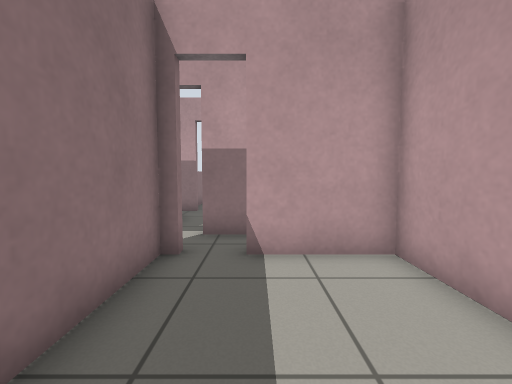
View 1 (above)

17 first-person views from a walk through a Gazebo world. The camera is 0.83 m above the floor, tilts 4° down and sees 90° across. The floor is counted in squares, 0.5 m on a side. Each view is taken from the middle of a square. On the plan, view 1 faces up. The plan holds only what a view shows up to about 14 squares ahead; the rest is blank.

View 2
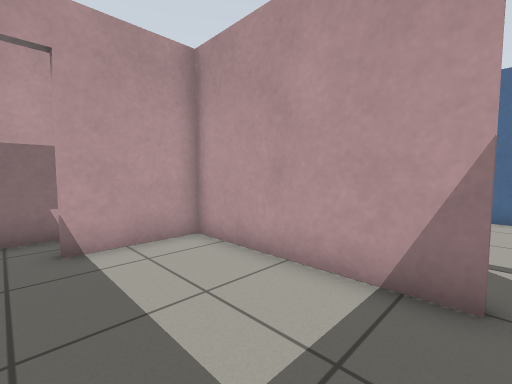

View 3
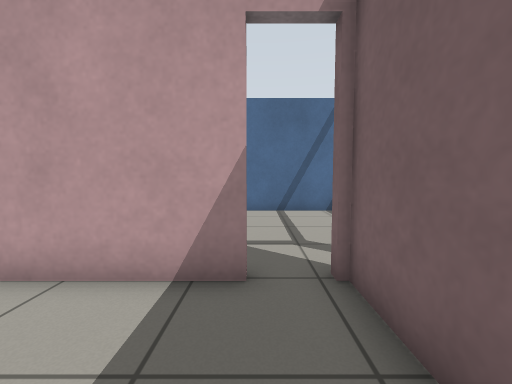

View 4
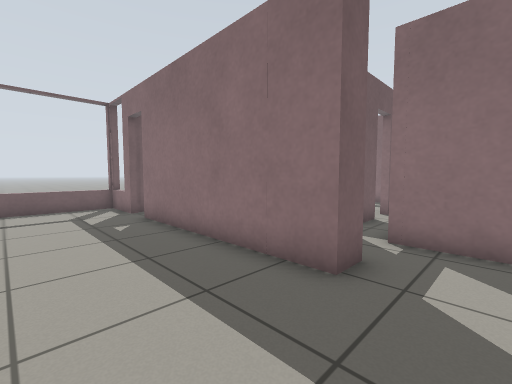

View 5
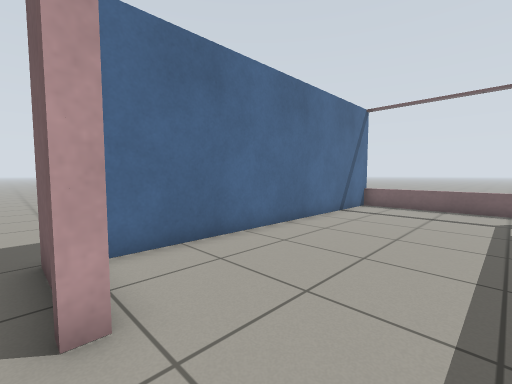

View 6
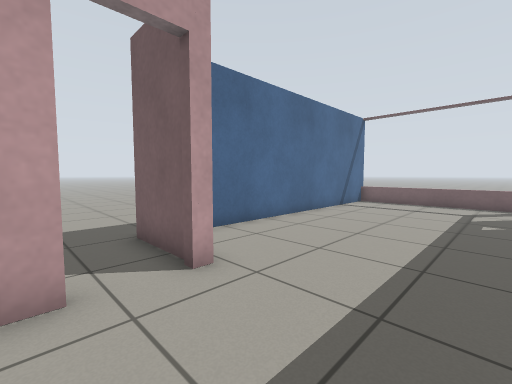

View 7
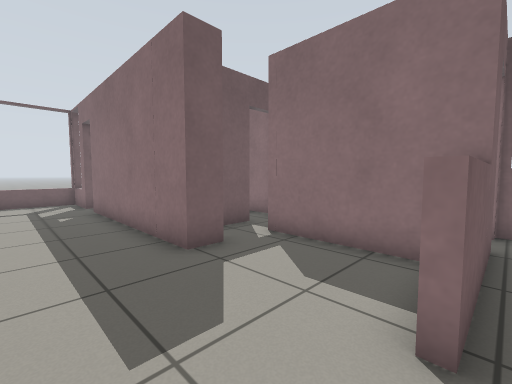

View 8
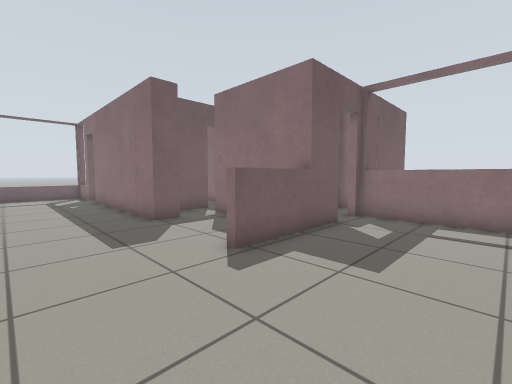

View 9
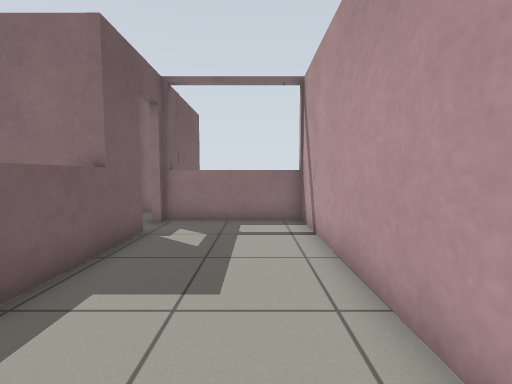

View 10
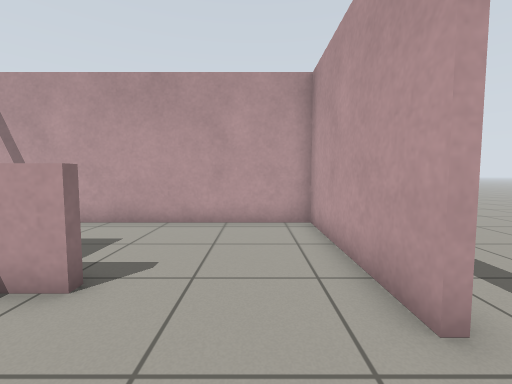

View 11
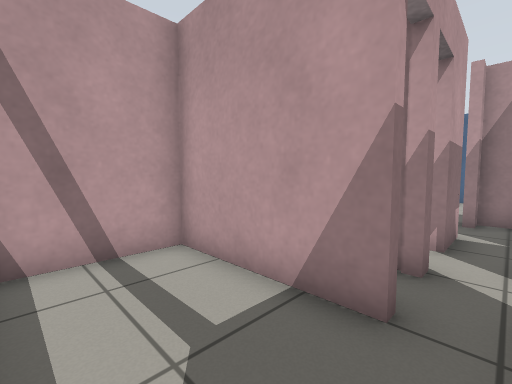

View 12
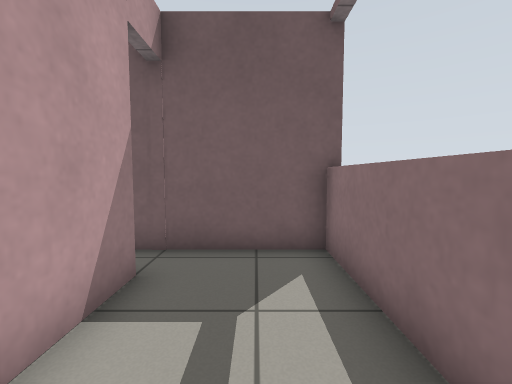

View 13
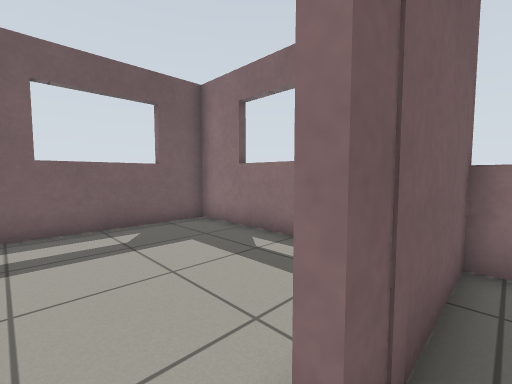

View 14
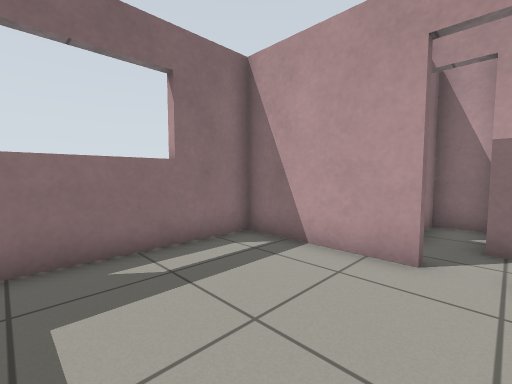

View 15
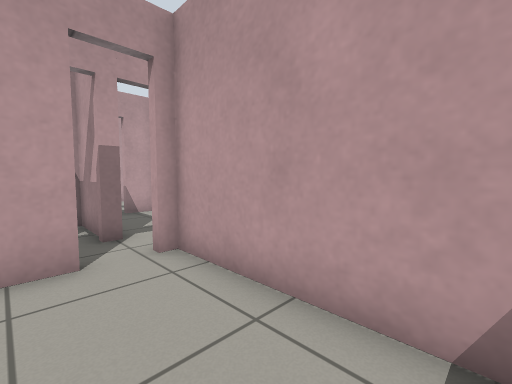

View 16
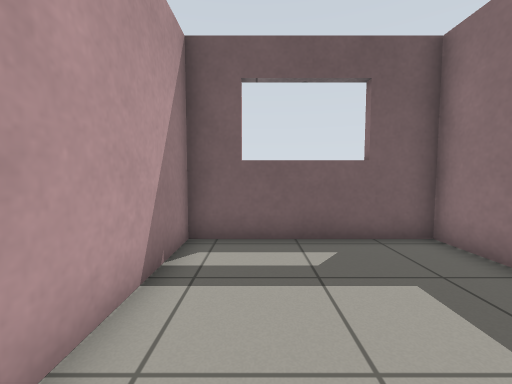

View 17
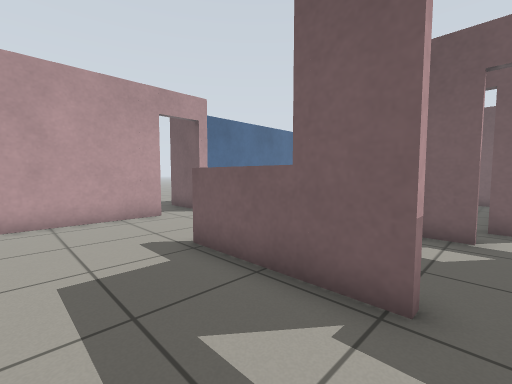

### Floor plan
Ten units are one square. View 1 is at (0, 0); x grows to the right and y downward. Boxes are objects, and circles mark ways between rooms. Rooms are numbered by the first view taken in them; rooms with no view inside come last. Other rooms are left out.
<svg viewBox="-94 -173 205 228">
<path fill="none" stroke="#000" d="M-20 -52 -20 -18M29 9 29 -52 -2 -52M-14 24 29 24M79 -82 79 -85M22 -70 32 -70 32 9M32 22 32 50M79 -105 79 -125M29 47 106 47M105 50 105 -76M34 -118 34 -114 24 -114M-14 -118 34 -118M-30 -168 -30 -118M79 -125 79 -167 -34 -167M-50 -69 -50 -114 -81 -114M-89 -55 -40 -55M-85 -96 -85 -54M-2 -55 14 -55M4 -69 -15 -69M-27 -55 -15 -55M29 -59 29 -67 22 -67 22 -70M-28 -69 -33 -69M-40 -52 -85 -52 -85 24 -23 24 -23 -52 -27 -52M-27 -114 -34 -114M-1 -114 -14 -114M-15 -72 -4 -72M4 -119 4 -69M-33 -69 -33 -96 -47 -96 -47 -85"/>
<circle cx="30" cy="15" r="3" fill="#2a7"/>
<circle cx="-10" cy="-50" r="3" fill="#2a7"/>
<circle cx="55" cy="-120" r="3" fill="#2a7"/>
<circle cx="30" cy="-95" r="3" fill="#2a7"/>
<circle cx="-20" cy="-120" r="3" fill="#2a7"/>
<circle cx="-47" cy="-67" r="3" fill="#2a7"/>
<circle cx="-35" cy="-50" r="3" fill="#2a7"/>
<circle cx="-20" cy="-70" r="3" fill="#2a7"/>
<circle cx="15" cy="-70" r="3" fill="#2a7"/>
<text x="0" y="-20">1</text>
<text x="70" y="-30">2</text>
<text x="20" y="-150">3</text>
<text x="-70" y="-80">4</text>
<text x="0" y="-60">5</text>
<text x="-60" y="-20">6</text>
<text x="-20" y="-100">7</text>
<text x="10" y="-100">8</text>
<text x="-40" y="-90">9</text>
</svg>
Room 1 opens to room 2. Room 1 opens to room 5. Room 2 opens to room 3. Room 2 opens to room 8. Room 3 opens to room 7. Room 4 opens to room 5. Room 5 opens to room 6. Room 5 opens to room 7. Room 5 opens to room 8.

Where each view was taken, in squares from view 1:
view 1: 0 up, 0 right, facing up
view 2: 1 down, 1 left, facing up-right
view 3: 1 down, 1 left, facing right
view 4: 9 up, 7 right, facing down-left
view 5: 9 up, 5 right, facing down-right
view 6: 11 up, 4 right, facing down-right
view 7: 12 up, 6 right, facing down-left
view 8: 16 up, 7 right, facing down-left
view 9: 15 up, 6 right, facing left
view 10: 8 up, 6 right, facing up
view 11: 6 up, 8 left, facing up-right
view 12: 11 up, 7 left, facing down
view 13: 6 up, 3 left, facing down-left
view 14: 0 up, 3 left, facing up-left
view 15: 0 up, 5 left, facing up-right
view 16: 4 up, 4 left, facing down
view 17: 15 up, 2 left, facing down-right
